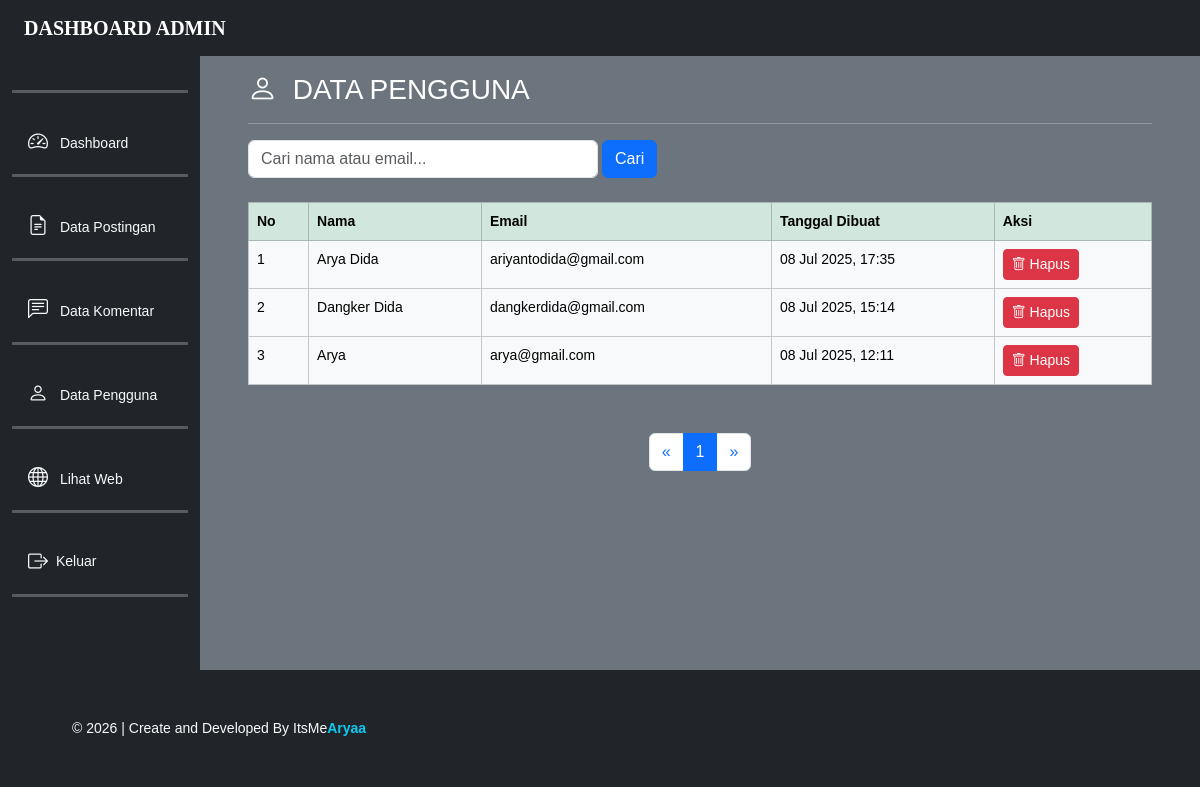
The app's page /dashboard/data_user.php (signed in), older data.
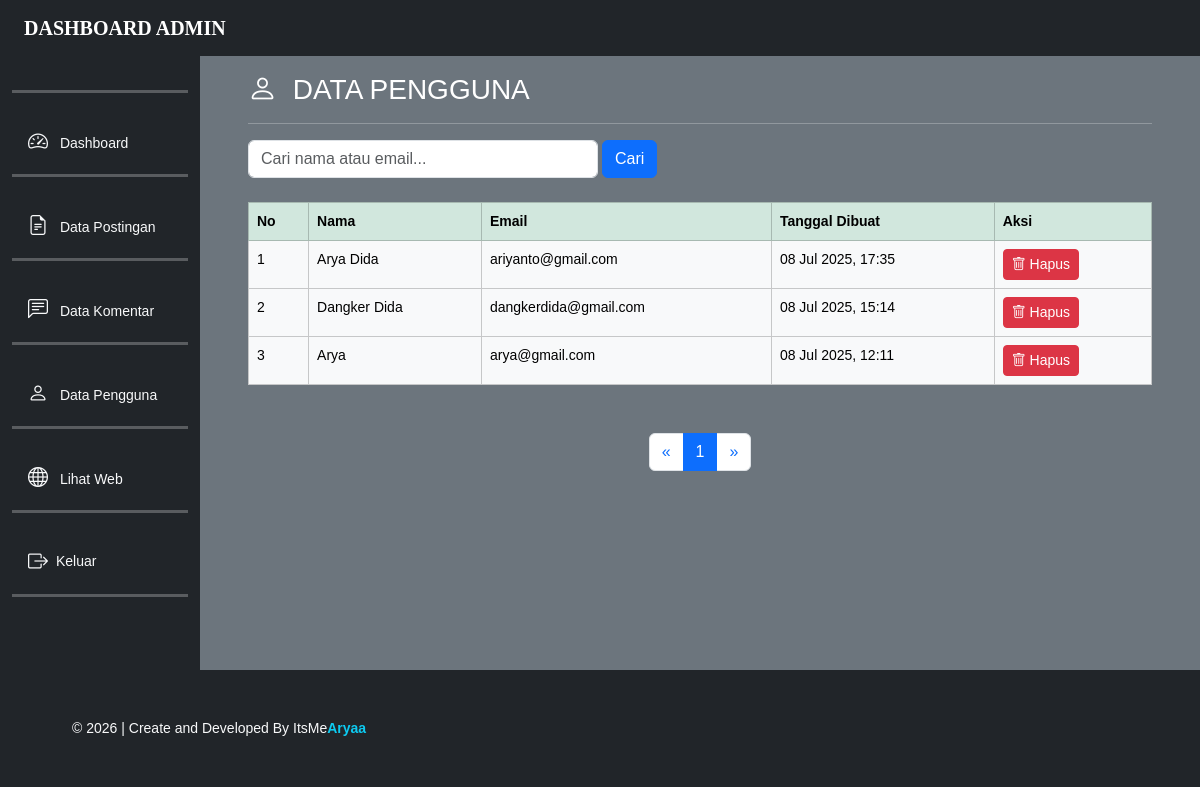
The same page, newer data.
### tables this page shows
CREATE TABLE `profiles` (
  `user_id` int NOT NULL,
  `name` varchar(100) DEFAULT NULL,
  `last_name` varchar(255) DEFAULT NULL,
  `bio` text,
  `photo` varchar(255) DEFAULT NULL,
  `cover_photo` varchar(255) DEFAULT NULL,
  `updated_at` datetime DEFAULT CURRENT_TIMESTAMP ON UPDATE CURRENT_TIMESTAMP
);

CREATE TABLE `users` (
  `id` int NOT NULL,
  `email` varchar(100) NOT NULL,
  `password` varchar(255) NOT NULL,
  `created_at` datetime DEFAULT CURRENT_TIMESTAMP,
  `last_active` datetime DEFAULT NULL,
  `reset_token` varchar(6) DEFAULT NULL,
  `reset_token_expiry` datetime DEFAULT NULL,
  `security_question` varchar(255) DEFAULT NULL,
  `security_answer` varchar(255) DEFAULT NULL
);

### dashboard/data_user.php (the view, shortened to what this page needs)
<?php
require '../config/database.php';
$batas = 5;
$halaman = $_GET['halaman'];
if (empty($halaman)) {
  $posisi = 0;
  $halaman = 1;
} else {
  $posisi = ($halaman - 1) * $batas;
}
?>
<!DOCTYPE html>
<html lang="en">
<head>
  <link rel="stylesheet" href="../public/assets/css/bootstrap.min.css">
  <link rel="stylesheet" href="../public/assets/css/styleDashboard.css">
  <link rel="stylesheet" href="../public/assets/icon/bootstrap-icons/font/bootstrap-icons.css">
</head>
<body>
  <nav class="navbar navbar-expand-lg navbar-dark bg-dark">
    <a href="#" class="navbar-brand ms-4">
      <font face="Fira Code"><strong>DASHBOARD ADMIN</strong></font>
    </a>
  </nav>
  <div class="row">
    <div class="col-md-2 bg-dark pt-4">
      <nav class="nav flex-column ml-3 mb-5">
        <hr class="garis">
        <a href="dashboard.php" class="nav-link text-light">
          <i class="bi bi-speedometer2 me-2" style="font-size: 20px;"></i> Dashboard
        </a>
        <hr class="garis">
        <a href="data_postingan.php" class="nav-link text-light">
          <i class="bi bi-file-earmark-text me-2" style="font-size: 20px;"></i> Data Postingan
        </a>
        <hr class="garis">
        <a href="data_komentar.php" class="nav-link text-light">
          <i class="bi bi-chat-left-text me-2" style="font-size: 20px;"></i> Data Komentar
        </a>
        <hr class="garis">
        <a href="data_user.php" class="nav-link active text-light">
          <i class="bi bi-person me-2" style="font-size: 20px;"></i> Data Pengguna
        </a>
        <hr class="garis">
        <a href="../public/index.php" class="nav-link text-light">
          <i class="bi bi-globe me-2" style="font-size: 20px;"></i> Lihat Web
        </a>
        <hr class="garis">
        <li class="nav-link text-light">
          <form action="logout.php" method="POST">
            <button class="dropdown-item d-flex align-items-center" type="submit">
              <i class="bi bi-box-arrow-right me-2" style="font-size: 20px;"></i> Keluar
            </button>
          </form>
        </li>
        <hr class="garis">
      </nav>
    </div>
    <div class="col-md-10 p-5 pt-3 bg-secondary">
      <h3 class="main">
        <i class="bi bi-person me-2 position-relative" style="font-size: 29px"></i> DATA PENGGUNA
        <hr>
      </h3>
      <form role="search" method="post" class="d-flex mb-4 mt-2">
        <input type="search" name="cari" placeholder="Cari nama atau email..." class="form-control me-1">
        <button type="submit" class="btn btn-primary">Cari</button>
      </form>
      <?php
      $sql = "SELECT u.id, u.email, u.created_at, p.name
              FROM users u
              LEFT JOIN profiles p ON p.user_id = u.id
              WHERE 1";
      $sql .= " ORDER BY u.created_at DESC LIMIT $posisi, $batas";
      $result = mysqli_query($koneksi, $sql);
      $sql_count = "SELECT COUNT(*) as total
                    FROM users u
                    LEFT JOIN profiles p ON p.user_id = u.id
                    WHERE 1";
      $res_count = mysqli_query($koneksi, $sql_count);
      $row_count = mysqli_fetch_assoc($res_count);
      $jmlhData = $row_count['total'];
      $jmlhHal = ceil($jmlhData / $batas);
      ?>
      <table class="table table-bordered table-hover">
        <thead class="table-success">
          <tr>
            <th>No</th>
            <th>Nama</th>
            <th>Email</th>
            <th>Tanggal Dibuat</th>
            <th>Aksi</th>
          </tr>
        </thead>
        <tbody class="table-light">
          <?php
          $no = $posisi + 1;
          while ($row = mysqli_fetch_assoc($result)):
            $user_id = $row['id'];
          ?>
          <tr>
            <td><?= $no++; ?></td>
            <td><?= htmlspecialchars($row['name'] ?? '-'); ?></td>
            <td><?= htmlspecialchars($row['email']); ?></td>
            <td><?= date('d M Y, H:i', strtotime($row['created_at'])); ?></td>
            <td>
              <a href="hapus_user.php?id=<?= $user_id ?>"
                onclick="return confirm('Yakin ingin menghapus user ini?')" class="btn btn-sm btn-danger">
                <i class="bi bi-trash"></i> Hapus
              </a>
            </td>
          </tr>
          <?php endwhile; ?>
        </tbody>
      </table>
      <nav aria-label="page navigation example">
        <ul class="pagination justify-content-center mt-5">
          <?php
          if ($halaman > 1) {
            $prev = $halaman - 1;
            echo "
              <li class='page-item'>
                <a href='$_SERVER[PHP_SELF]?halaman=$prev' class='page-link' aria-label='Previous'>
                  <span aria-hidden='true'>&laquo;</span>
                </a>
              </li>
            ";
          } else {
            echo "<li class='page-item'><span class='page-link'>&laquo;</span></li>";
          }
          for ($i = 1; $i <= $jmlhHal; $i++) {
            $active = ($i == $halaman) ? 'active' : '';
            echo "
              <li class='page-item $active'>
                <a href='$_SERVER[PHP_SELF]?halaman=$i' class='page-link'>$i</a>
              </li>
            ";
          }
          if ($halaman < $jmlhHal) {
            $next = $halaman + 1;
            echo "
              <li class='page-item'>
                <a href='$_SERVER[PHP_SELF]?halaman=$next' class='page-link' aria-label='Next'>
                  <span aria-hidden='true'>&raquo;</span>
                </a>
              </li>
            ";
          } else {
            echo "<li class='page-item'><span class='page-link'>&raquo;</span></li>";
          }
          ?>
        </ul>
      </nav>
    </div>
  </div>
  <footer class="bg-dark p-5 text-light">
    <div class="container">
      <div class="row">
        <div class="col">
          <span>&copy; <?= date('Y') ?> | Create and Developed By ItsMe<span class="text-info fw-bold">Aryaa</span></span>
        </div>
      </div>
    </div>
  </footer>
</body>
</html>

### public/assets/css/styleDashboard.css (style rules this page uses)
body { background-color: white; font-family: 'Poppins', sans-serif; font-size: 14px; color: white; }
.form-control { width: 350px; }
.row { margin: 0px; }
.garis { border-bottom: 2px solid #ffffff; margin-top: 10px; margin-bottom: 25px; }

Row changes from the older to the newer data that the page shows:
changed through a linked row, profiles "Arya Dida": user_id.email "ariyantodida@gmail.com" → "ariyanto@gmail.com"
